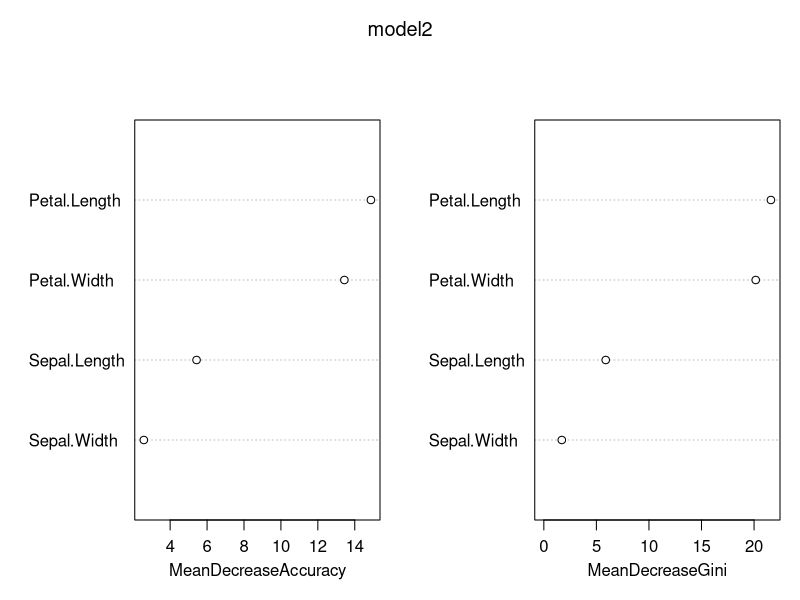
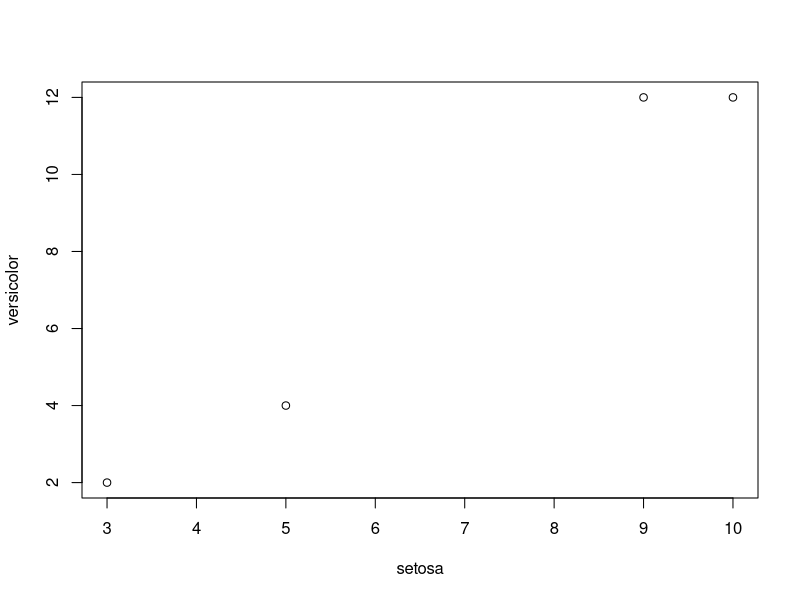

The R script that drew these images, in order:
# Using Random Forest
install.packages("randomForest")
library(randomForest)
data()
data(iris)
View(iris)

# Splitting data into training and testing. As the species are in order 
# splitting the data based on species 

iris_setosa<-iris[iris$Species=="setosa",] # divide the data based on setosa
View(iris_setosa)
iris_versicolor <- iris[iris$Species=="versicolor",] # divide the data based on versicolor
View(iris_versicolor)
iris_virginica <- iris[iris$Species=="virginica",] # divide the data based on virginica
View(iris_virginica)

iris_train <- rbind(iris_setosa[1:25,],iris_versicolor[1:25,],iris_virginica[1:25,])
View(iris_train)
iris_test <- rbind(iris_setosa[26:50,],iris_versicolor[26:50,],iris_virginica[26:50,])
View(iris_test)

# Building a random forest model on training data 

model1 <- randomForest(Species~.,data=iris_train)
model1

# Output show 
# Number of Trees is 500 , Number of variables tried at each spilit is 2
# Error Rate is 4 % 


# Fine tuning parameters of Random Forest model
model2 <- randomForest(Species~.,data=iris_train, ntree = 100, importance = TRUE)
model2

#To check Importance variables 

importance(model2)
varImpPlot(model2)
plot(round(importance(model2)))
?randomeforest  # Help for random froest
table(predict(model1),iris_train$Species)

# Predicting test data 

pred_test <- predict(model1,newdata=iris_test)
table(pred_test,iris_test$Species)

#Checking the accuracy by creating confusion matrix 

CM <- table(pred_test,iris_test$Species)
CM
accuracy <- (sum(diag(CM)))/sum(CM)
accuracy

# predicting for Model2

pred_test <- predict(model2,newdata=iris_test)
table(pred_test,iris_test$Species)

#Checking the accuracy by creating confusion matrix 

CM <- table(pred_test,iris_test$Species)
CM
accuracy <- (sum(diag(CM)))/sum(CM)
accuracy

